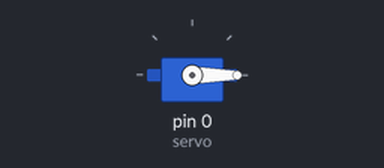
Recording of a sketch running on a simulated Arduino Uno, built with avr-gcc and run on an emulated ATmega328P. Shown: servo.

Above: at 0.05 s.
Timing chart, 0 to 4.6 s (numbered marks = the images above):
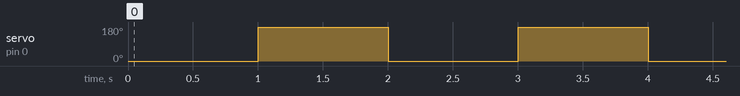

The sketch:

servo.ino
```cpp
#include <Servo.h>

Servo servo;
int angle = 10;

void setup() {
  servo.attach(0);
  servo.write(angle);
}

void loop(){
  servo.write(0);
  delay(1000);
  servo.write(180);
  delay(1000);

}
```

Measured:
- by itself, servo on pin 0 (servo): alternates 180° for 1.0 s and 0° for 1.0 s
